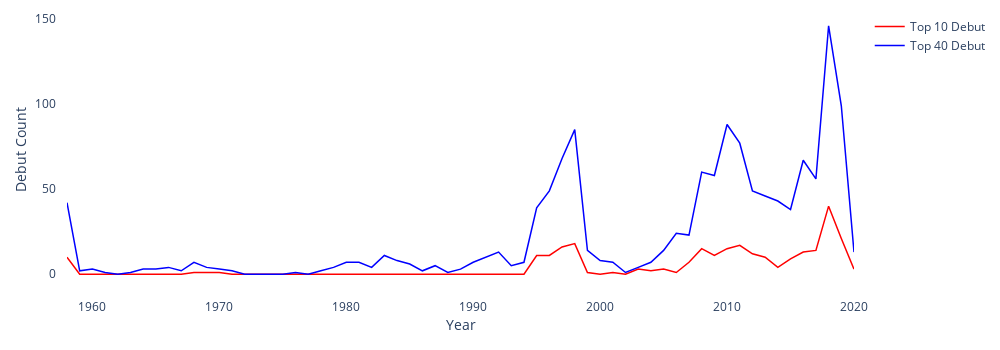

Notebook code for this chart:
### Code cell
fig = go.Figure()
news_top10 = (trend_df.loc[:9, :] == 'New').sum()
news_top10.index = [d[:4] for d in news_top10.index]
news_top10 = news_top10.groupby(level = 0).sum()
fig.add_trace(go.Scatter(x=news_top10.index,
                         y=news_top10,
                         line=dict(color = 'red', width = 1.5),
                         name='Top 10 Debut'))
news_top40 = (trend_df.loc[:39, :] == 'New').sum()
news_top40.index = [d[:4] for d in news_top40.index]
news_top40 = news_top40.groupby(level = 0).sum()
fig.add_trace(go.Scatter(x=news_top40.index,
                         y=news_top40,
                         line=dict(color = 'blue', width = 1.5),
                         name='Top 40 Debut'))
fig.update_layout(width=1000, 
                  height=350, 
                  plot_bgcolor='rgb(255,255,255)',
                  xaxis_title="Year",
                  yaxis_title="Debut Count",
                  margin={'l':10, 'r':10, 'b':10, 't':10, 'pad':10})
fig.show()
fig.write_html("visuals/new_songs_top40.html")

### Figure 1 — Plotly figure (JSON) as saved in the notebook; plotly's stock layout.template omitted (floating-point values rounded to 4 significant figures)
{"data": [{"line": {"color": "red", "width": 1.5}, "name": "Top 10 Debut", "type": "scatter", "x": ["1958", "1959", "1960", "1961", "1962", "1963", "1964", "1965", "1966", "1967", "1968", "1969", "1970", "1971", "1972", "1973", "1974", "1975", "1976", "1977", "1978", "1979", "1980", "1981", "1982", "1983", "1984", "1985", "1986", "1987", "1988", "1989", "1990", "1991", "1992", "1993", "1994", "1995", "1996", "1997", "1998", "1999", "2000", "2001", "2002", "2003", "2004", "2005", "2006", "2007", "2008", "2009", "2010", "2011", "2012", "2013", "2014", "2015", "2016", "2017", "2018", "2019", "2020"], "y": [10, 0, 0, 0, 0, 0, 0, 0, 0, 0, 1, 1, 1, 0, 0, 0, 0, 0, 0, 0, 0, 0, 0, 0, 0, 0, 0, 0, 0, 0, 0, 0, 0, 0, 0, 0, 0, 11, 11, 16, 18, 1, 0, 1, 0, 3, 2, 3, 1, 7, 15, 11, 15, 17, 12, 10, 4, 9, 13, 14, 40, 21, 3]}, {"line": {"color": "blue", "width": 1.5}, "name": "Top 40 Debut", "type": "scatter", "x": ["1958", "1959", "1960", "1961", "1962", "1963", "1964", "1965", "1966", "1967", "1968", "1969", "1970", "1971", "1972", "1973", "1974", "1975", "1976", "1977", "1978", "1979", "1980", "1981", "1982", "1983", "1984", "1985", "1986", "1987", "1988", "1989", "1990", "1991", "1992", "1993", "1994", "1995", "1996", "1997", "1998", "1999", "2000", "2001", "2002", "2003", "2004", "2005", "2006", "2007", "2008", "2009", "2010", "2011", "2012", "2013", "2014", "2015", "2016", "2017", "2018", "2019", "2020"], "y": [42, 2, 3, 1, 0, 1, 3, 3, 4, 2, 7, 4, 3, 2, 0, 0, 0, 0, 1, 0, 2, 4, 7, 7, 4, 11, 8, 6, 2, 5, 1, 3, 7, 10, 13, 5, 7, 39, 49, 68, 85, 14, 8, 7, 1, 4, 7, 14, 24, 23, 60, 58, 88, 77, 49, 46, 43, 38, 67, 56, 146, 99, 13]}], "layout": {"height": 350, "margin": {"b": 10, "l": 10, "pad": 10, "r": 10, "t": 10}, "plot_bgcolor": "rgb(255,255,255)", "width": 1000, "xaxis": {"autorange": true, "range": [1958, 2020], "title": {"text": "Year"}, "type": "linear"}, "yaxis": {"autorange": true, "range": [-8.111, 154.1], "title": {"text": "Debut Count"}, "type": "linear"}}}
